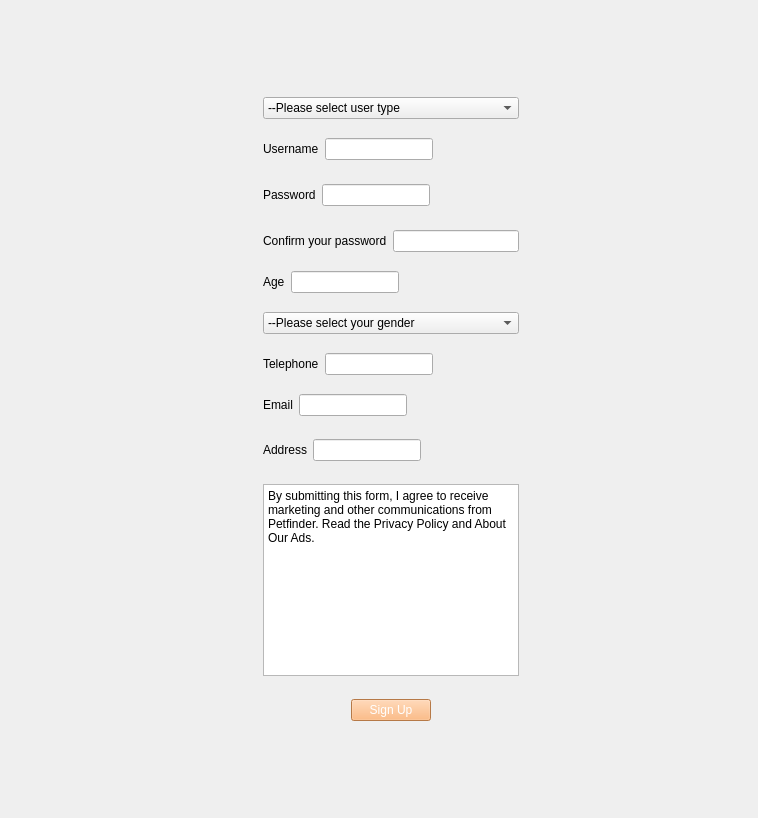
<?xml version="1.0" encoding="UTF-8"?>
<ui version="4.0">
 <class>Regispage</class>
 <widget class="QWidget" name="Regispage">
  <property name="geometry">
   <rect>
    <x>0</x>
    <y>0</y>
    <width>758</width>
    <height>818</height>
   </rect>
  </property>
  <property name="windowTitle">
   <string>Form</string>
  </property>
  <layout class="QVBoxLayout" name="verticalLayout_4">
   <item>
    <layout class="QVBoxLayout" name="verticalLayout_3">
     <item>
      <spacer name="verticalSpacer_2">
       <property name="orientation">
        <enum>Qt::Vertical</enum>
       </property>
       <property name="sizeHint" stdset="0">
        <size>
         <width>20</width>
         <height>40</height>
        </size>
       </property>
      </spacer>
     </item>
     <item>
      <layout class="QHBoxLayout" name="horizontalLayout_2">
       <item>
        <widget class="QLabel" name="label_leftSpace">
         <property name="minimumSize">
          <size>
           <width>35</width>
           <height>0</height>
          </size>
         </property>
         <property name="text">
          <string/>
         </property>
        </widget>
       </item>
       <item>
        <spacer name="horizontalSpacer_2">
         <property name="orientation">
          <enum>Qt::Horizontal</enum>
         </property>
         <property name="sizeHint" stdset="0">
          <size>
           <width>40</width>
           <height>20</height>
          </size>
         </property>
        </spacer>
       </item>
       <item>
        <layout class="QHBoxLayout" name="horizontalLayout">
         <item>
          <layout class="QVBoxLayout" name="verticalLayout">
           <item>
            <layout class="QHBoxLayout" name="horizontalLayout_30">
             <item>
              <widget class="QLabel" name="label_defaultIcon">
               <property name="maximumSize">
                <size>
                 <width>300</width>
                 <height>300</height>
                </size>
               </property>
               <property name="text">
                <string/>
               </property>
               <property name="pixmap">
                <pixmap resource="Resources.qrc">:/imgs/explore_user1.png</pixmap>
               </property>
               <property name="scaledContents">
                <bool>true</bool>
               </property>
              </widget>
             </item>
             <item>
              <widget class="QLabel" name="label_middleSpace">
               <property name="minimumSize">
                <size>
                 <width>20</width>
                 <height>0</height>
                </size>
               </property>
               <property name="text">
                <string/>
               </property>
              </widget>
             </item>
            </layout>
           </item>
           <item>
            <spacer name="verticalSpacer">
             <property name="orientation">
              <enum>Qt::Vertical</enum>
             </property>
             <property name="sizeHint" stdset="0">
              <size>
               <width>20</width>
               <height>40</height>
              </size>
             </property>
            </spacer>
           </item>
          </layout>
         </item>
         <item>
          <layout class="QVBoxLayout" name="verticalLayout_2">
           <item>
            <widget class="QComboBox" name="comboBox_3">
             <item>
              <property name="text">
               <string>--Please select user type</string>
              </property>
             </item>
             <item>
              <property name="text">
               <string>Adopter</string>
              </property>
             </item>
             <item>
              <property name="text">
               <string>Shelter</string>
              </property>
             </item>
            </widget>
           </item>
           <item>
            <spacer name="verticalSpacer_11">
             <property name="orientation">
              <enum>Qt::Vertical</enum>
             </property>
             <property name="sizeHint" stdset="0">
              <size>
               <width>20</width>
               <height>13</height>
              </size>
             </property>
            </spacer>
           </item>
           <item>
            <layout class="QHBoxLayout" name="horizontalLayout_16">
             <item>
              <layout class="QHBoxLayout" name="horizontalLayout_17">
               <item>
                <widget class="QLabel" name="label_Username_7">
                 <property name="text">
                  <string>Username</string>
                 </property>
                </widget>
               </item>
               <item>
                <widget class="QLineEdit" name="lineEdit_uname_7"/>
               </item>
              </layout>
             </item>
             <item>
              <spacer name="horizontalSpacer_3">
               <property name="orientation">
                <enum>Qt::Horizontal</enum>
               </property>
               <property name="sizeHint" stdset="0">
                <size>
                 <width>40</width>
                 <height>20</height>
                </size>
               </property>
              </spacer>
             </item>
            </layout>
           </item>
           <item>
            <spacer name="verticalSpacer_12">
             <property name="orientation">
              <enum>Qt::Vertical</enum>
             </property>
             <property name="sizeHint" stdset="0">
              <size>
               <width>20</width>
               <height>18</height>
              </size>
             </property>
            </spacer>
           </item>
           <item>
            <layout class="QHBoxLayout" name="horizontalLayout_18">
             <item>
              <widget class="QLabel" name="label_Password_4">
               <property name="text">
                <string>Password</string>
               </property>
              </widget>
             </item>
             <item>
              <widget class="QLineEdit" name="lineEdit_pw_4"/>
             </item>
             <item>
              <spacer name="horizontalSpacer_11">
               <property name="orientation">
                <enum>Qt::Horizontal</enum>
               </property>
               <property name="sizeHint" stdset="0">
                <size>
                 <width>40</width>
                 <height>20</height>
                </size>
               </property>
              </spacer>
             </item>
            </layout>
           </item>
           <item>
            <spacer name="verticalSpacer_13">
             <property name="orientation">
              <enum>Qt::Vertical</enum>
             </property>
             <property name="sizeHint" stdset="0">
              <size>
               <width>20</width>
               <height>18</height>
              </size>
             </property>
            </spacer>
           </item>
           <item>
            <layout class="QHBoxLayout" name="horizontalLayout_19">
             <item>
              <layout class="QHBoxLayout" name="horizontalLayout_20">
               <item>
                <widget class="QLabel" name="label_Password_5">
                 <property name="text">
                  <string>Confirm your password</string>
                 </property>
                </widget>
               </item>
               <item>
                <widget class="QLineEdit" name="lineEdit_pw_5"/>
               </item>
              </layout>
             </item>
            </layout>
           </item>
           <item>
            <spacer name="verticalSpacer_14">
             <property name="orientation">
              <enum>Qt::Vertical</enum>
             </property>
             <property name="sizeHint" stdset="0">
              <size>
               <width>20</width>
               <height>13</height>
              </size>
             </property>
            </spacer>
           </item>
           <item>
            <layout class="QHBoxLayout" name="horizontalLayout_21">
             <item>
              <layout class="QHBoxLayout" name="horizontalLayout_22">
               <item>
                <widget class="QLabel" name="label_Username_8">
                 <property name="text">
                  <string>Age</string>
                 </property>
                </widget>
               </item>
               <item>
                <widget class="QLineEdit" name="lineEdit_uname_8"/>
               </item>
              </layout>
             </item>
             <item>
              <spacer name="horizontalSpacer_12">
               <property name="orientation">
                <enum>Qt::Horizontal</enum>
               </property>
               <property name="sizeHint" stdset="0">
                <size>
                 <width>40</width>
                 <height>20</height>
                </size>
               </property>
              </spacer>
             </item>
            </layout>
           </item>
           <item>
            <spacer name="verticalSpacer_15">
             <property name="orientation">
              <enum>Qt::Vertical</enum>
             </property>
             <property name="sizeHint" stdset="0">
              <size>
               <width>20</width>
               <height>13</height>
              </size>
             </property>
            </spacer>
           </item>
           <item>
            <widget class="QComboBox" name="comboBox_4">
             <item>
              <property name="text">
               <string>--Please select your gender</string>
              </property>
             </item>
             <item>
              <property name="text">
               <string>Male</string>
              </property>
             </item>
             <item>
              <property name="text">
               <string>Female</string>
              </property>
             </item>
             <item>
              <property name="text">
               <string>Other</string>
              </property>
             </item>
            </widget>
           </item>
           <item>
            <spacer name="verticalSpacer_16">
             <property name="orientation">
              <enum>Qt::Vertical</enum>
             </property>
             <property name="sizeHint" stdset="0">
              <size>
               <width>20</width>
               <height>13</height>
              </size>
             </property>
            </spacer>
           </item>
           <item>
            <layout class="QHBoxLayout" name="horizontalLayout_23">
             <item>
              <layout class="QHBoxLayout" name="horizontalLayout_24">
               <item>
                <widget class="QLabel" name="label_Username_9">
                 <property name="text">
                  <string>Telephone</string>
                 </property>
                </widget>
               </item>
               <item>
                <widget class="QLineEdit" name="lineEdit_uname_9"/>
               </item>
              </layout>
             </item>
             <item>
              <spacer name="horizontalSpacer_13">
               <property name="orientation">
                <enum>Qt::Horizontal</enum>
               </property>
               <property name="sizeHint" stdset="0">
                <size>
                 <width>40</width>
                 <height>20</height>
                </size>
               </property>
              </spacer>
             </item>
            </layout>
           </item>
           <item>
            <spacer name="verticalSpacer_17">
             <property name="orientation">
              <enum>Qt::Vertical</enum>
             </property>
             <property name="sizeHint" stdset="0">
              <size>
               <width>20</width>
               <height>13</height>
              </size>
             </property>
            </spacer>
           </item>
           <item>
            <layout class="QHBoxLayout" name="horizontalLayout_25">
             <item>
              <layout class="QHBoxLayout" name="horizontalLayout_26">
               <item>
                <widget class="QLabel" name="label_Username_10">
                 <property name="text">
                  <string>Email</string>
                 </property>
                </widget>
               </item>
               <item>
                <widget class="QLineEdit" name="lineEdit_uname_10"/>
               </item>
              </layout>
             </item>
             <item>
              <spacer name="horizontalSpacer_14">
               <property name="orientation">
                <enum>Qt::Horizontal</enum>
               </property>
               <property name="sizeHint" stdset="0">
                <size>
                 <width>40</width>
                 <height>20</height>
                </size>
               </property>
              </spacer>
             </item>
            </layout>
           </item>
           <item>
            <spacer name="verticalSpacer_18">
             <property name="orientation">
              <enum>Qt::Vertical</enum>
             </property>
             <property name="sizeHint" stdset="0">
              <size>
               <width>20</width>
               <height>17</height>
              </size>
             </property>
            </spacer>
           </item>
           <item>
            <layout class="QHBoxLayout" name="horizontalLayout_27">
             <item>
              <layout class="QHBoxLayout" name="horizontalLayout_28">
               <item>
                <widget class="QLabel" name="label_Username_11">
                 <property name="text">
                  <string>Address</string>
                 </property>
                </widget>
               </item>
               <item>
                <widget class="QLineEdit" name="lineEdit_uname_11"/>
               </item>
              </layout>
             </item>
             <item>
              <spacer name="horizontalSpacer_15">
               <property name="orientation">
                <enum>Qt::Horizontal</enum>
               </property>
               <property name="sizeHint" stdset="0">
                <size>
                 <width>40</width>
                 <height>20</height>
                </size>
               </property>
              </spacer>
             </item>
            </layout>
           </item>
           <item>
            <spacer name="verticalSpacer_19">
             <property name="orientation">
              <enum>Qt::Vertical</enum>
             </property>
             <property name="sizeHint" stdset="0">
              <size>
               <width>20</width>
               <height>17</height>
              </size>
             </property>
            </spacer>
           </item>
           <item>
            <widget class="QTextBrowser" name="textBrowser_2">
             <property name="html">
              <string>&lt;!DOCTYPE HTML PUBLIC &quot;-//W3C//DTD HTML 4.0//EN&quot; &quot;http://www.w3.org/TR/REC-html40/strict.dtd&quot;&gt;
&lt;html&gt;&lt;head&gt;&lt;meta name=&quot;qrichtext&quot; content=&quot;1&quot; /&gt;&lt;style type=&quot;text/css&quot;&gt;
p, li { white-space: pre-wrap; }
&lt;/style&gt;&lt;/head&gt;&lt;body style=&quot; font-family:'Sans Serif'; font-size:9pt; font-weight:400; font-style:normal;&quot;&gt;
&lt;p style=&quot; margin-top:0px; margin-bottom:0px; margin-left:0px; margin-right:0px; -qt-block-indent:0; text-indent:0px;&quot;&gt;By submitting this form, I agree to receive marketing and other communications from Petfinder. Read the Privacy Policy and About Our Ads.&lt;/p&gt;&lt;/body&gt;&lt;/html&gt;</string>
             </property>
            </widget>
           </item>
           <item>
            <spacer name="verticalSpacer_20">
             <property name="orientation">
              <enum>Qt::Vertical</enum>
             </property>
             <property name="sizeHint" stdset="0">
              <size>
               <width>20</width>
               <height>17</height>
              </size>
             </property>
            </spacer>
           </item>
           <item>
            <layout class="QHBoxLayout" name="horizontalLayout_29">
             <item>
              <spacer name="horizontalSpacer_16">
               <property name="orientation">
                <enum>Qt::Horizontal</enum>
               </property>
               <property name="sizeHint" stdset="0">
                <size>
                 <width>40</width>
                 <height>20</height>
                </size>
               </property>
              </spacer>
             </item>
             <item>
              <widget class="QPushButton" name="pushButton_2">
               <property name="styleSheet">
                <string notr="true">
background-color: rgb(255,170,100);
color:rgb(255, 255, 255)
</string>
               </property>
               <property name="text">
                <string>Sign Up</string>
               </property>
              </widget>
             </item>
             <item>
              <spacer name="horizontalSpacer_17">
               <property name="orientation">
                <enum>Qt::Horizontal</enum>
               </property>
               <property name="sizeHint" stdset="0">
                <size>
                 <width>40</width>
                 <height>20</height>
                </size>
               </property>
              </spacer>
             </item>
            </layout>
           </item>
          </layout>
         </item>
        </layout>
       </item>
       <item>
        <spacer name="horizontalSpacer">
         <property name="orientation">
          <enum>Qt::Horizontal</enum>
         </property>
         <property name="sizeHint" stdset="0">
          <size>
           <width>40</width>
           <height>20</height>
          </size>
         </property>
        </spacer>
       </item>
       <item>
        <widget class="QLabel" name="label_rightSpace">
         <property name="minimumSize">
          <size>
           <width>50</width>
           <height>0</height>
          </size>
         </property>
         <property name="text">
          <string/>
         </property>
        </widget>
       </item>
      </layout>
     </item>
     <item>
      <spacer name="verticalSpacer_3">
       <property name="orientation">
        <enum>Qt::Vertical</enum>
       </property>
       <property name="sizeHint" stdset="0">
        <size>
         <width>20</width>
         <height>40</height>
        </size>
       </property>
      </spacer>
     </item>
    </layout>
   </item>
  </layout>
 </widget>
 <resources>
  <include location="Resources.qrc"/>
 </resources>
 <connections/>
</ui>
